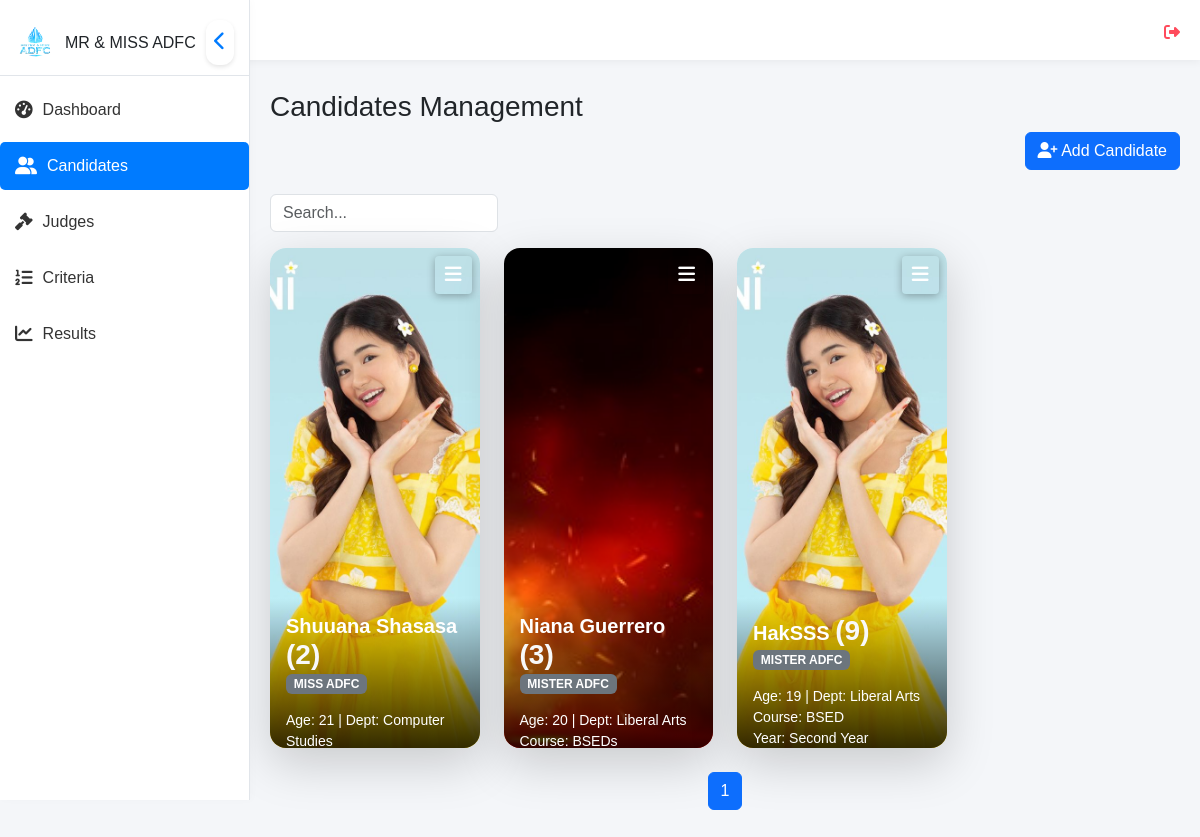
Before: /views/admin/candidates.php (signed in) with the older database file.
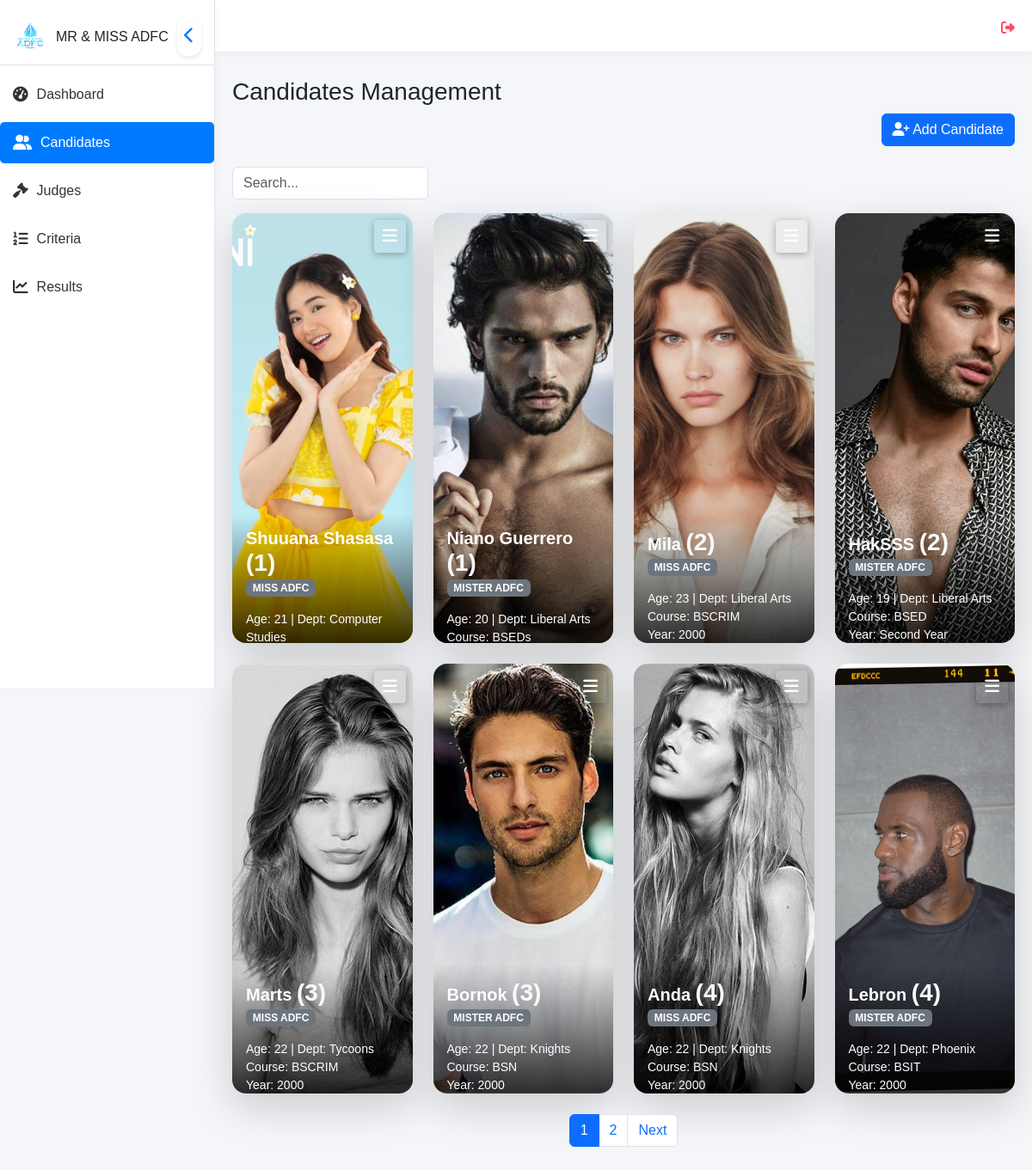
After: the same page with the newer database file.
### tables this page shows
CREATE TABLE `contestants` (
  `id` int(11) NOT NULL,
  `candidate_number` int(11) NOT NULL,
  `full_name` varchar(255) NOT NULL,
  `age` int(11) NOT NULL,
  `gender` enum('Male','Female') NOT NULL,
  `department` varchar(255) NOT NULL,
  `course` varchar(255) NOT NULL,
  `year` varchar(50) NOT NULL,
  `category` varchar(255) NOT NULL,
  `motto` text NOT NULL,
  `bio` text NOT NULL,
  `photo` varchar(255) DEFAULT NULL,
  `block` varchar(50) NOT NULL
);

### views/admin/candidates.php (the view, shortened to what this page needs)
<!DOCTYPE html>
<html lang="en">
<head>
    <link rel="stylesheet" href="../../assets/css/bootstrap.min.css">
    <link rel="stylesheet" href="../../assets/css/all.min.css">
    <link rel="stylesheet" href="../../assets/css/style.css">
</head>
<body>
<?php include '../components/sidebar.php'; ?>
<?php include '../components/topbar.php'; ?>
<div class="content" id="content">
    <h3>Candidates Management</h3>
    <div class="d-flex justify-content-end">
    <button class="btn btn-primary mb-4" data-bs-toggle="modal" data-bs-target="#addCandidateModal">
        <i class="fas fa-user-plus"></i> Add Candidate
    </button>
    </div>
    <div class="d-flex align-items-center mb-3">
    <input type="text" id="searchInput" class="form-control w-25" placeholder="Search..." oninput="searchCandidates()">
</div>
    <div class="row g-4">
        <?php
        require '../../database/connection.php';
            $limit = 8;
            $page = isset($_GET['page']) ? (int)$_GET['page'] : 1;
            $offset = ($page - 1) * $limit;
            $search = isset($_GET['search']) ? mysqli_real_escape_string($conn, $_GET['search']) : '';
            $whereClause = !empty($search) ? "WHERE full_name LIKE '%$search%'" : "";
            $query = "SELECT * FROM contestants
                    $whereClause
                    ORDER BY candidate_number ASC,
                            CASE
                                WHEN category = 'MISS ADFC' THEN 1
                                WHEN category = 'MISTER ADFC' THEN 2
                                ELSE 3
                            END
                    LIMIT $limit OFFSET $offset";
            $result = mysqli_query($conn, $query);
            $countQuery = "SELECT COUNT(*) as total FROM contestants $whereClause";
            $countResult = mysqli_query($conn, $countQuery);
            $totalRows = mysqli_fetch_assoc($countResult)['total'];
            $totalPages = ceil($totalRows / $limit);
        if (mysqli_num_rows($result) > 0) {
            while ($row = mysqli_fetch_assoc($result)) {
                $photo = !empty($row['photo']) ? "../../uploads/{$row['photo']}" : "../../assets/img/default-avatar.png";
                $rowData = htmlspecialchars(json_encode($row), ENT_QUOTES, 'UTF-8');
                echo "
                <div class='col-lg-3 col-md-6'>
                    <div class='card border-0 shadow-lg rounded-4 overflow-hidden candidate-card' style='height: 500px; position: relative;'>
                        <img src='{$photo}' alt='Profile Picture' class='w-100 h-100' style='object-fit: cover;'>
                        <div class='dropdown position-absolute top-0 end-0 mt-2 me-2'>
                            <button class='burger-icon' type='button' data-bs-toggle='dropdown' aria-expanded='false'>
                                <i class='fas fa-bars'></i>
                            </button>
                            <ul class='dropdown-menu dropdown-menu-end'>
                                <li><button class='dropdown-item' onclick='openEditModal({$rowData})'><i class='fas fa-edit'></i> Edit</button></li>
                                <li><button class='dropdown-item text-danger' onclick='confirmDelete({$row['id']})'><i class='fas fa-trash-alt'></i> Delete</button></li>
                            </ul>
                        </div>
                        <div class='info-overlay position-absolute bottom-0 start-0 w-100 text-white p-3'>
                            <h5 class='fw-bold m-0'>{$row['full_name']} <span class='fs-3 fw-bold text-light'>({$row['candidate_number']})</span></h5>
                            <p class='badge bg-secondary'>{$row['category']}</p>
                            <p class='m-0 small'>Age: {$row['age']} | Dept: {$row['department']}</p>
                            <p class='m-0 small'>Course: {$row['course']}</p>
                            <p class='m-0 small'>Year: {$row['year']}</p>
                            <div class='extra-info mt-2' style='display: none;'>
                                <blockquote class='blockquote mb-1'>
                                    <p class='fst-italic'>&quot;{$row['motto']}&quot;</p>
                                </blockquote>
                            </div>
                        </div>
                    </div>
                </div>";
            }
        } else {
            echo "<p class='text-center text-danger fw-bold'>No candidates found</p>";
        }
        ?>
    </div>
    <nav class="mt-4">
    <ul class="pagination justify-content-center">
        <?php for ($i = 1; $i <= $totalPages; $i++): ?>
            <li class="page-item <?= ($i == $page) ? 'active' : '' ?>">
                <a class="page-link" href="?page=<?= $i ?>&search=<?= urlencode($search) ?>"><?= $i ?></a>
            </li>
        <?php endfor; ?>
        <?php if ($page < $totalPages): ?>
            <li class="page-item">
                <a class="page-link" href="?page=<?= $page + 1 ?>&search=<?= urlencode($search) ?>">Next</a>
            </li>
        <?php endif; ?>
    </ul>
</nav>
</div>
</body>
</html>

### views/components/sidebar.php (shortened to what this page needs)
<div class="sidebar" id="sidebar">
    <div class="sidebar-header">
        <div class="logo-container">
            <img src="../../assets/image/adflogo.png" alt="logo">
            <h5>MR & MISS ADFC</h5>
        </div>
        <button class="toggle-btn" onclick="toggleSidebar()">
            <i id="toggle-icon" class="fas fa-chevron-left"></i>
        </button>
    </div>
    <div class="sidebar-menu">
    <?php if ($_SESSION['role'] == 'admin') : ?>
    <a href="dashboard.php" class="<?php echo basename($_SERVER['PHP_SELF']) == 'dashboard.php' ? 'active' : ''; ?>">
        <i class="fas fa-tachometer-alt"></i> <span>Dashboard</span>
    </a>
    <a href="candidates.php" class="<?php echo basename($_SERVER['PHP_SELF']) == 'candidates.php' ? 'active' : ''; ?>">
        <i class="fas fa-user-friends"></i> <span>Candidates</span>
    </a>
    <a href="judges.php" class="<?php echo basename($_SERVER['PHP_SELF']) == 'judges.php' ? 'active' : ''; ?>">
        <i class="fas fa-gavel"></i> <span>Judges</span>
    </a>
    <a href="criteria.php" class="<?php echo basename($_SERVER['PHP_SELF']) == 'criteria.php' ? 'active' : ''; ?>">
        <i class="fas fa-list-ol"></i> <span>Criteria</span>
    </a>
    <a href="results.php" class="<?php echo basename($_SERVER['PHP_SELF']) == 'results.php' ? 'active' : ''; ?>">
        <i class="fas fa-chart-line"></i> <span>Results</span>
    </a>
<?php endif; ?>
    </div>
</div>

### views/components/topbar.php (shortened to what this page needs)
<div class="topbar">
    <a href="../../auth/logout.php" class="logout-link">
            <i class="fas fa-sign-out-alt"></i>
        </a>
</div>

### assets/css/style.css (style rules this page uses)
.candidate-card { position: relative; overflow: hidden; transition: transform 0.3s ease-in-out, box-shadow 0.3s ease-in-out; }
.info-overlay { position: absolute; bottom: 0; width: 100%; padding: 20px; background: linear-gradient(to top, rgba(0, 0, 0, 0.8), rgba(0, 0, 0, 0)); transition: height 0.3s ease-in-out; height: 150px; }
.burger-icon { color: white; border: none; font-size: 1.2rem; box-shadow: 0 2px 8px rgba(0, 0, 0, 0.3); padding: 5px 10px; border-radius: 4px; background: transparent; }

### views/components/sidebar.php (style rules this page uses)
.sidebar { width: 250px; height: 100vh; position: fixed; top: 0; left: 0; background: #ffffff; border-right: 1px solid #e1e5ea; box-shadow: 2px 0 8px rgba(0, 0, 0, 0.02); transition: transform 0.3s cubic-bezier(0.4, 0, 0.2, 1), width 0.3s ease-in-out; z-index: 1001; padding-top: 10px; }
.sidebar-header { display: flex; align-items: center; justify-content: space-between; padding: 10px 15px; border-bottom: 1px solid #e1e5ea; }
.logo-container { display: flex; align-items: center; }
.logo-container img { width: 40px; height: 40px; margin-right: 10px; }
.logo-container h5 { font-size: 1rem; margin: 0; }
.toggle-btn { background: #ffffff; border: none; cursor: pointer; font-size: 1.2rem; color: #007bff; padding: 8px; border-radius: 12px; box-shadow: 0 2px 4px rgba(0, 0, 0, 0.1); transition: background 0.3s ease, box-shadow 0.3s ease, transform 0.2s ease; }
.sidebar-menu { padding: 10px 0; }
.sidebar-menu a { text-decoration: none; color: #333; display: flex; align-items: center; padding: 12px 15px; margin-bottom: 8px; border-radius: 5px; transition: background 0.2s ease, color 0.2s ease; font-size: 1rem; font-weight: 500; }
.sidebar-menu a:hover, .sidebar-menu a.active { background: #007bff; color: #ffffff; }
.sidebar-menu a i { margin-right: 10px; font-size: 1.1rem; }
.logout-link { margin-top: auto; color: #ff4b5c; }

### views/components/topbar.php (style rules this page uses)
body { font-family: 'Poppins', sans-serif; background: #f4f6f9; margin: 0; padding: 0; }
.content { margin-left: 250px; padding: 20px; transition: margin-left 0.3s cubic-bezier(0.4, 0, 0.2, 1); margin-top: 70px; }
.topbar { background: #ffffff; color: #333333; padding: 15px 20px; display: flex; justify-content: space-between; align-items: center; box-shadow: 0 2px 8px rgba(0, 0, 0, 0.05); position: fixed; top: 0; left: 0; width: 100%; height: 60px; z-index: 1000; border-radius: 0; }

Changed rows visible on the page:
changed contestants "Shuuana Shasasa": candidate_number "2" → "1"
changed contestants "BSEDs": photo: a different picture; full_name "Niana Guerrero" → "Niano Guerrero"; candidate_number "3" → "1"
added contestants: photo (picture), full_name "Mila", candidate_number "2", category "MISS ADFC", age "23", department "Liberal Arts", course "BSCRIM", year "2000"
changed contestants "HakSSS": photo: a different picture; candidate_number "9" → "2"
added contestants: photo (picture), full_name "Marts", candidate_number "3", category "MISS ADFC", age "22", department "Tycoons", course "BSCRIM", year "2000"
added contestants: photo (picture), full_name "Bornok", candidate_number "3", category "MISTER ADFC", age "22", department "Knights", course "BSN", year "2000"
added contestants: photo (picture), full_name "Anda", candidate_number "4", category "MISS ADFC", age "22", department "Knights", course "BSN", year "2000"
added contestants: photo (picture), full_name "Lebron", candidate_number "4", category "MISTER ADFC", age "22", department "Phoenix", course "BSIT", year "2000"
Other visible differences:
new list line: "2"
text now shown: "Next"
